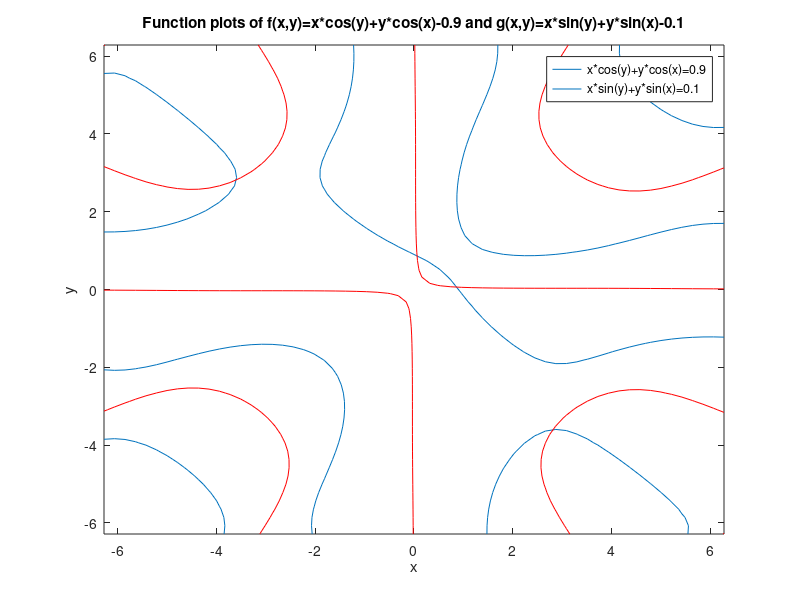

Here is the MATLAB script that generated this plot: (Note: this script raises an error after producing the figure.)
clear all;clc;
ezplot('x*cos(y)+y*cos(x)-0.9')
hold on;
h=ezplot('x*sin(y)+y*sin(x)-0.1');
set(h,'Color','r');
title('Function plots of f(x,y)=x*cos(y)+y*cos(x)-0.9 and g(x,y)=x*sin(y)+y*sin(x)-0.1')
legend('x*cos(y)+y*cos(x)=0.9','x*sin(y)+y*sin(x)=0.1');
syms x1 x2 
f=[x1*cos(x2)+x2*cos(x1)-0.9;x1*sin(x2)+x2*sin(x1)-0.1];
x=[x1 x2];
epsilon1=0.5e-8;
epsilon2=0.5e-8;
x0=[-1 1];
n=40;
xc1=NewtonNonLinearRoot(f,x,x0,epsilon1,epsilon2,n);
disp(['The roots found by using Newton''s Method are xc=' mat2str(xc1)]);
[xc2,fval,exitflag]=fsolve(@myfun,x0);
disp(['The roots found by using fsolve function are xc=' mat2str(xc2)]);
disp(['fval=' mat2str(fval)]);
disp(['exitflag=' num2str(exitflag)]);

